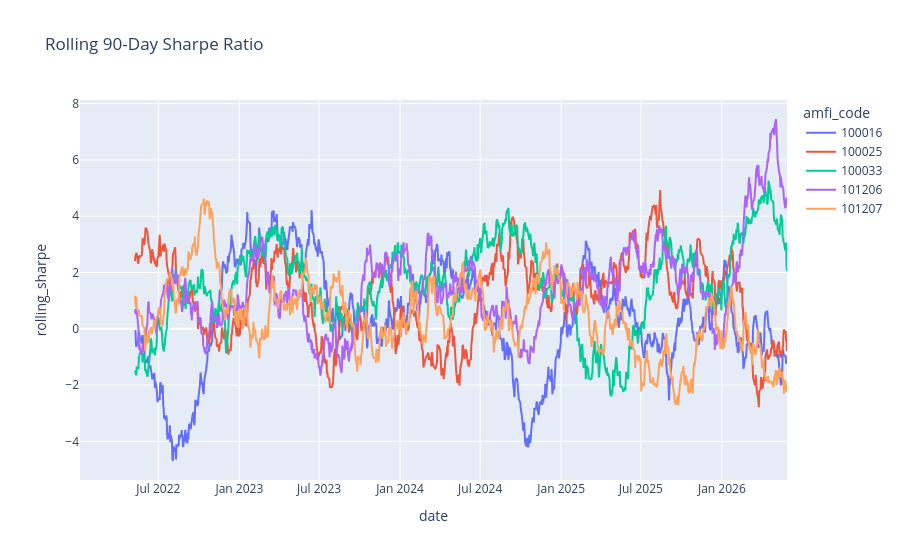

Here is the notebook cell this chart was saved with:
### Code cell
top_funds = nav["amfi_code"].unique()[:5]
rolling_data = nav[
    nav["amfi_code"].isin(top_funds)
]
fig = px.line(
    rolling_data,
    x="date",
    y="rolling_sharpe",
    color="amfi_code",
    title="Rolling 90-Day Sharpe Ratio"
)
fig.show()

### Figure 1 — Plotly figure (JSON) as saved in the notebook; plotly's stock layout.template omitted (floating-point values rounded to 4 significant figures; data arrays with more than 128 entries replaced by an {"elided": "..."} marker saying what was removed)
{"data": [{"hovertemplate": "amfi_code=100016<br>date=%{x}<br>rolling_sharpe=%{y}<extra></extra>", "legendgroup": "100016", "line": {"color": "#636efa", "dash": "solid"}, "marker": {"symbol": "circle"}, "mode": "lines", "name": "100016", "showlegend": true, "type": "scattergl", "x": {"elided": "1149 str values"}, "xaxis": "x", "y": {"elided": "1149 float values"}, "yaxis": "y"}, {"hovertemplate": "amfi_code=100025<br>date=%{x}<br>rolling_sharpe=%{y}<extra></extra>", "legendgroup": "100025", "line": {"color": "#EF553B", "dash": "solid"}, "marker": {"symbol": "circle"}, "mode": "lines", "name": "100025", "showlegend": true, "type": "scattergl", "x": {"elided": "1149 str values"}, "xaxis": "x", "y": {"elided": "1149 float values"}, "yaxis": "y"}, {"hovertemplate": "amfi_code=100033<br>date=%{x}<br>rolling_sharpe=%{y}<extra></extra>", "legendgroup": "100033", "line": {"color": "#00cc96", "dash": "solid"}, "marker": {"symbol": "circle"}, "mode": "lines", "name": "100033", "showlegend": true, "type": "scattergl", "x": {"elided": "1149 str values"}, "xaxis": "x", "y": {"elided": "1149 float values"}, "yaxis": "y"}, {"hovertemplate": "amfi_code=101206<br>date=%{x}<br>rolling_sharpe=%{y}<extra></extra>", "legendgroup": "101206", "line": {"color": "#ab63fa", "dash": "solid"}, "marker": {"symbol": "circle"}, "mode": "lines", "name": "101206", "showlegend": true, "type": "scattergl", "x": {"elided": "1149 str values"}, "xaxis": "x", "y": {"elided": "1149 float values"}, "yaxis": "y"}, {"hovertemplate": "amfi_code=101207<br>date=%{x}<br>rolling_sharpe=%{y}<extra></extra>", "legendgroup": "101207", "line": {"color": "#FFA15A", "dash": "solid"}, "marker": {"symbol": "circle"}, "mode": "lines", "name": "101207", "showlegend": true, "type": "scattergl", "x": {"elided": "1149 str values"}, "xaxis": "x", "y": {"elided": "1149 float values"}, "yaxis": "y"}], "layout": {"legend": {"title": {"text": "amfi_code"}, "tracegroupgap": 0}, "title": {"text": "Rolling 90-Day Sharpe Ratio"}, "xaxis": {"anchor": "y", "domain": [0, 1], "title": {"text": "date"}}, "yaxis": {"anchor": "x", "domain": [0, 1], "title": {"text": "rolling_sharpe"}}}}
